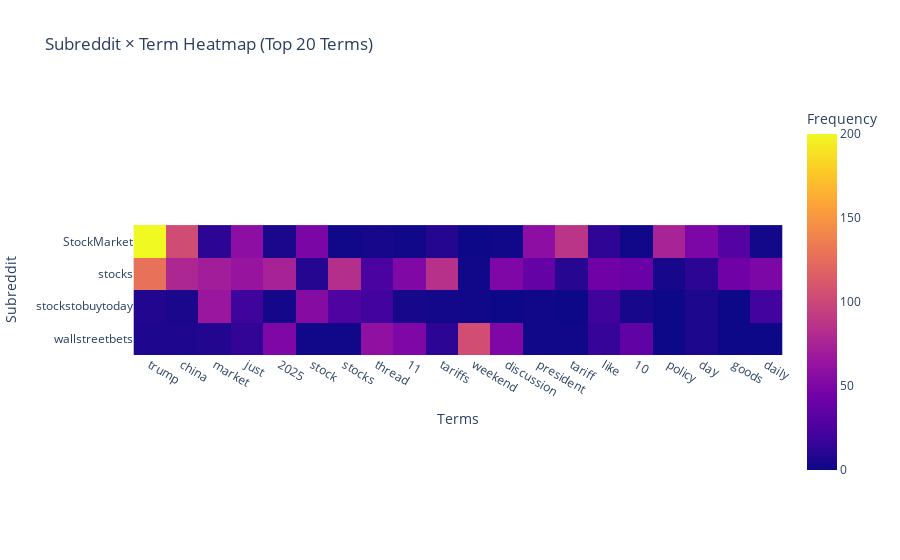

The notebook cell this image was saved under:
### Markdown cell above
**Viz 2: Engagement Long Tail**

This figure gives us insight that the majority of the posts didn't get as many upvotes as certain posts.
This figure demonstrates how Reddit engagement is concentrated to certain posts.

### Code cell
# Viz 3: Subreddit-Term Heatmap
# Creating a column that combines title and text for better term extraction
df['text_all'] = (df['title'].fillna('') + ' ' + df['text'].fillna('')).str.strip()

# Vectorize the text data to a term-document matrix
cv = CountVectorizer(max_features=1000, stop_words='english')
X_counts = cv.fit_transform(df['text_all'])
terms = cv.get_feature_names_out()

# Aggregate term counts by subreddit
sub_term = pd.DataFrame(X_counts.toarray(), columns=terms).groupby(df['subreddit']).sum()

# Pick top 20 terms overall
top_terms = sub_term.sum().sort_values(ascending=False).head(20).index
heat_df = sub_term[top_terms]

fig = px.imshow(heat_df, 
                labels=dict(x="Terms", y="Subreddit", color="Frequency"),
                x=top_terms, y=heat_df.index,
                title="Subreddit × Term Heatmap (Top 20 Terms)")
fig.show()

### Figure 1 — Plotly figure (JSON) as saved in the notebook; plotly's stock layout.template omitted (floating-point values rounded to 4 significant figures)
{"data": [{"coloraxis": "coloraxis", "hovertemplate": "Terms: %{x}<br>Subreddit: %{y}<br>Frequency: %{z}<extra></extra>", "name": "0", "type": "heatmap", "x": ["trump", "china", "market", "just", "2025", "stock", "stocks", "thread", "11", "tariffs", "weekend", "discussion", "president", "tariff", "like", "10", "policy", "day", "goods", "daily"], "xaxis": "x", "y": ["StockMarket", "stocks", "stockstobuytoday", "wallstreetbets"], "yaxis": "y", "z": [[200, 104, 12, 58, 5, 49, 1, 4, 1, 9, 0, 1, 58, 87, 13, 1, 75, 50, 30, 2], [128, 78, 71, 64, 74, 9, 83, 24, 52, 85, 1, 51, 38, 10, 43, 40, 4, 12, 43, 50], [8, 5, 66, 19, 3, 55, 27, 21, 4, 2, 1, 0, 1, 0, 20, 4, 0, 6, 0, 21], [7, 7, 8, 15, 51, 1, 1, 60, 51, 12, 105, 51, 1, 1, 16, 36, 0, 6, 0, 0]]}], "layout": {"coloraxis": {"colorbar": {"title": {"text": "Frequency"}}, "colorscale": [[0, "#0d0887"], [0.1111, "#46039f"], [0.2222, "#7201a8"], [0.3333, "#9c179e"], [0.4444, "#bd3786"], [0.5556, "#d8576b"], [0.6667, "#ed7953"], [0.7778, "#fb9f3a"], [0.8889, "#fdca26"], [1, "#f0f921"]]}, "title": {"text": "Subreddit × Term Heatmap (Top 20 Terms)"}, "xaxis": {"anchor": "y", "constrain": "domain", "domain": [0, 1], "scaleanchor": "y", "title": {"text": "Terms"}}, "yaxis": {"anchor": "x", "autorange": "reversed", "constrain": "domain", "domain": [0, 1], "title": {"text": "Subreddit"}}}}
